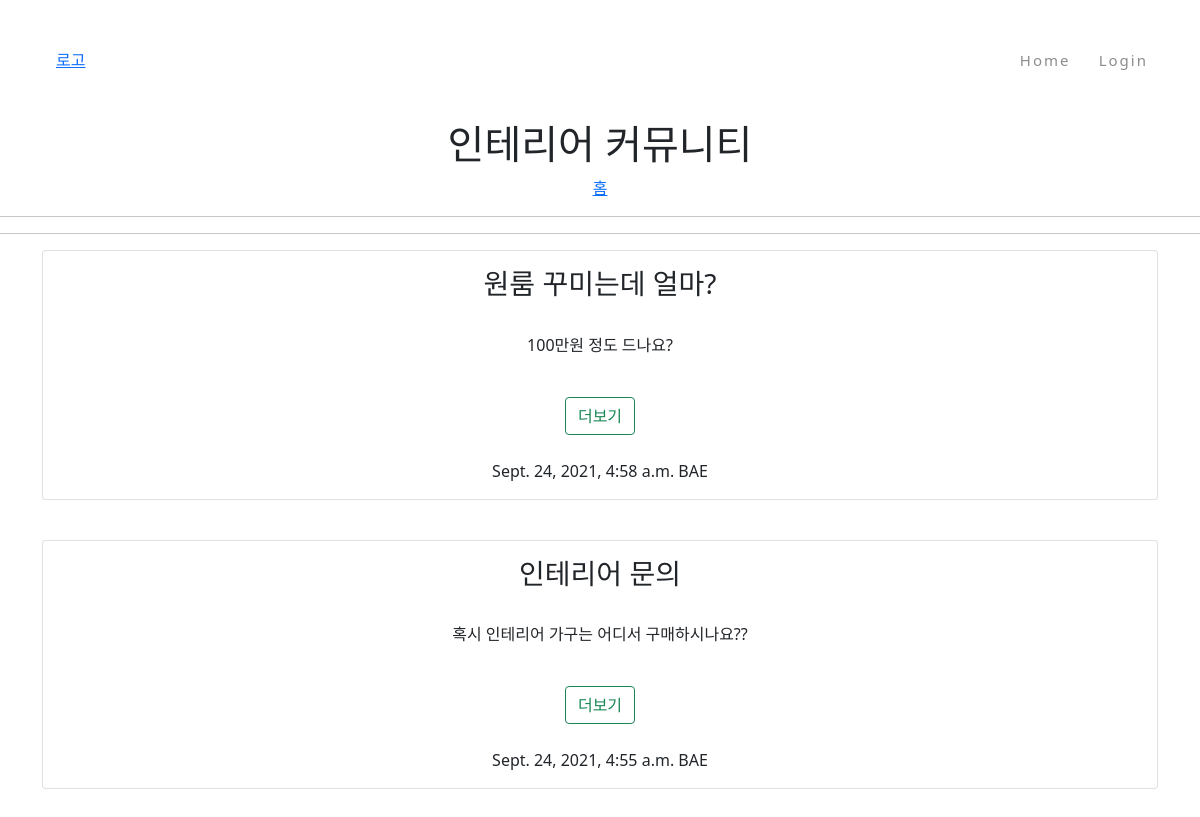
Screenshot of /blog/ with the database file from the repository.
### blog/models.py (models this page shows, shortened)
class Post(models.Model):
    title = models.CharField(max_length=30)
    content = models.TextField()
    created_at = models.DateTimeField(auto_now_add=True)
    updated_at = models.DateTimeField(auto_now=True)
    author = models.ForeignKey(User, null=True, on_delete=models.SET_NULL)
    def get_absolute_url(self):
        return f'/blog/{self.pk}/'

### blog/views.py (the view)
# urls.py: path('',views.PostList.as_view()),
class PostList(ListView):
    model = Post
    ordering = '-pk'

### blog/templates/blog/post_list.html (shortened to what this page needs)
{% extends 'base.html' %}
{% block container %}
{% load static%}
<!DOCTYPE html>
<html lang="en">
<head>
    <link href="https://cdn.jsdelivr.net/npm/bootstrap@5.1.1/dist/css/bootstrap.min.css" rel="stylesheet">
</head>
<body>
    <div style="text-align: center;">
        <h1>인테리어 커뮤니티</h1>
        <a href="/">홈</a>
        <hr>
        <hr>
    </div>
    <div class="container my-3">
        <div class="row">
            <div class="col-md-12 ">
                {% for p in post_list %}
                <div class="card mb-3">
                    <div style="text-align: center;">
                        <div class="card-body">
                            <h3>{{p.title}}</h3>
                            <br>
                            <p>{{p.content | truncatechars:100}}</p>
                            <br>
                            <div style="text-align: center; ">
                                <a href="{{p.get_absolute_url}} " class="btn btn-outline-success my-2 my-sm-0 " style="text-align: center; ">더보기</a>
                            </div>
                            <br> {{p.created_at}} {{ p.author | upper }}
                        </div>
                    </div>
                </div>
                <br> {% endfor %}
            </div>
        </div>
    </div>
</body>
</html>
{% endblock %}

### myproject/static/css/base.css (style rules this page uses)
body { text-align: center; }
* { margin: 0; padding: 0; box-sizing: border-box; }

### rows the page displays
Post: title "원룸 꾸미는데 얼마?", content "100만원 정도 드나요?", created_at "Sept. 24, 2021, 4:58 a.m.", author "BAE"
Post: title "인테리어 문의", content "혹시 인테리어 가구는 어디서 구매하시나요??", created_at "Sept. 24, 2021, 4:55 a.m.", author "BAE"
